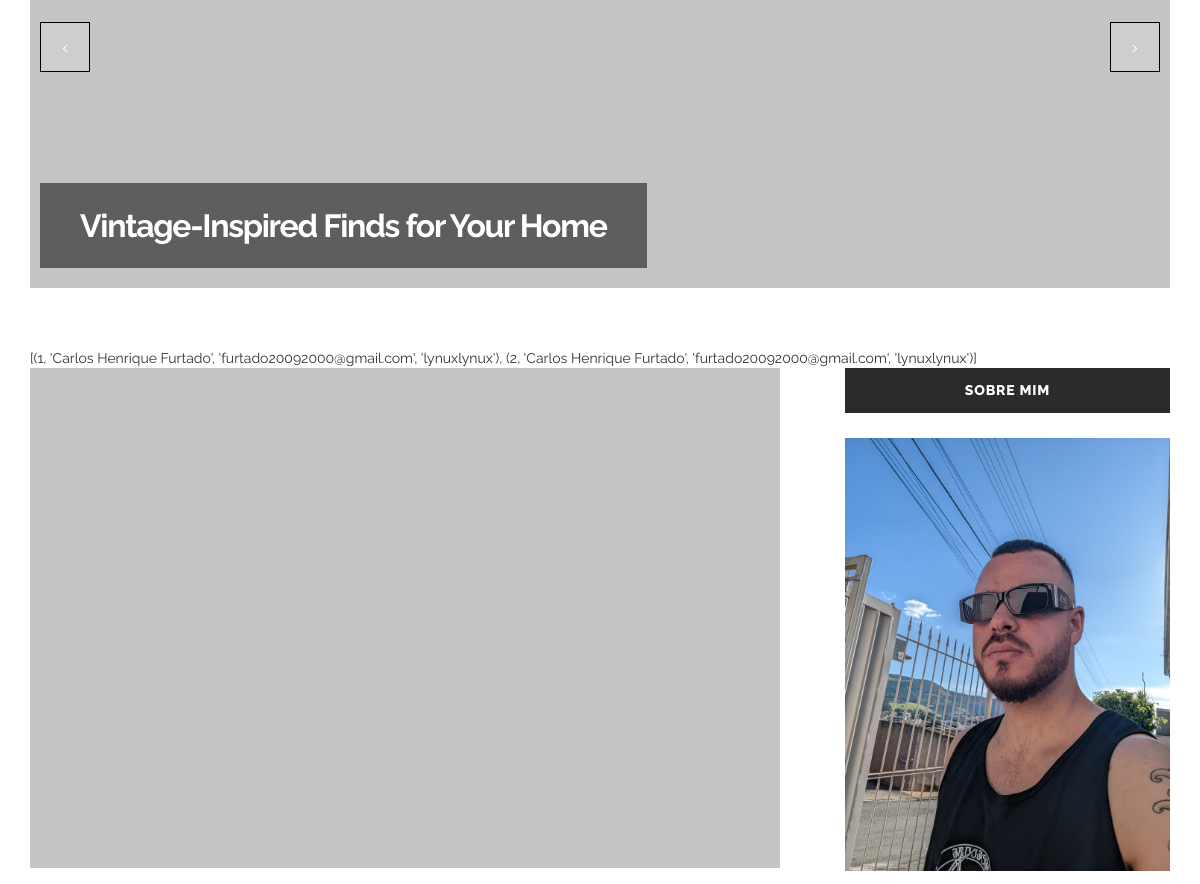
The app's page / (middle part), older data.
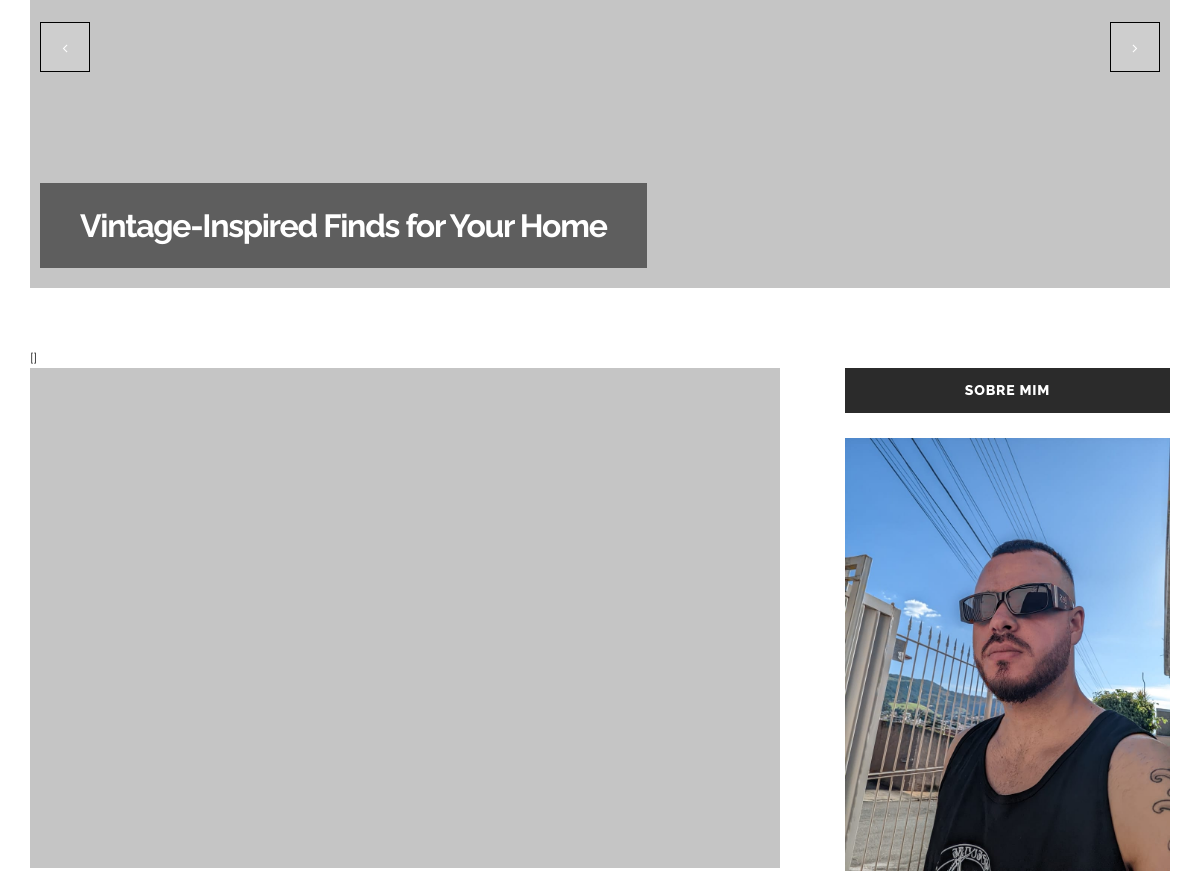
The same page, newer data.
### models.py (models this page shows)
class User(db.Model):
    __tablename__ = "user"
    id = db.Column(db.Integer, primary_key=True, unique=True)
    nome = db.Column(db.String(50))
    email = db.Column(db.String(100))
    password = db.Column(db.String(50))
    comentario = db.relationship('Comentario', back_populates="user")
    post = db.relationship('Post', back_populates ="user")
    def __repr__(self):
        return f"{self.id,self.nome,self.email, self.password}"

### routes.py (the view)
@app.route('/')
def page_home():
    teste = User.query.all()
    return render_template("index.html", teste=teste)

### templates/index.html (shortened to what this page needs)
<!DOCTYPE html>
<html lang="en">
	<head>
		<link href="/static/css/bootstrap.min.css" rel="stylesheet">
		<link rel="stylesheet" href="https://maxcdn.bootstrapcdn.com/font-awesome/4.4.0/css/font-awesome.min.css">
		<link href="/static/css/jquery.bxslider.css" rel="stylesheet">
		<link href="/static/css/style.css" rel="stylesheet">
	</head>
	<body>
		<div class="container">
		<section class="main-slider">
			<ul class="bxslider">
				<li><div class="slider-item"><img src="/static/images/1140x500-2.jpg" title="Funky roots" /><h2><a href="post.html" title="Vintage-Inspired Finds for Your Home">Vintage-Inspired Finds for Your Home</a></h2></div></li>
			</ul>
		</section>
		<div>
			{{teste}}
		</div>
		<section>
			<div class="row">
				<div class="col-md-8">
					<article class="blog-post">
						<div class="blog-post-image">
							<a href="post.html"><img src="/static/images/750x500-1.jpg" alt=""></a>
						</div>
						<div class="blog-post-body">
						</div>
					</article>
				</div>
				<div class="col-md-4 sidebar-gutter">
					<aside>
					<div class="sidebar-widget">
						<h3 class="sidebar-title">Sobre mim</h3>
						<div class="widget-container widget-about">
							<a href="post.html"><img src="/static/images/author.jpg" alt=""></a>
						</div>
					</div>
					</div>
				</div>
			</div>
	</body>
</html>

### static/css/style.css (style rules this page uses)
body { font-family: "Raleway", Sans-serif; -webkit-font-smoothing: antialiased; }
h1, h2, h3, h4, h5, h6 { letter-spacing: -0.04em; font-weight: 700; font-style: normal; font-family: "Raleway", Sans-serif; color: #4A4A4A; }
img { max-width: 100%; height: auto; }
a { color: #4A4A4A; }
a, a:hover, a:focus, a:active, a.active { outline: 0; text-decoration: none; }
section { padding-bottom: 60px; }
section:last-child { padding-bottom: 0px; }
.sidebar-gutter { padding-left: 50px; }
.bxslider { margin: 0; padding: 0; }
.main-slider img { position: relative; }
.main-slider h2 { position: absolute; bottom: 10px; left: 10px; background-color: rgba(0, 0, 0, 0.52); color: #fff; padding: 25px 40px; font-size: 32px; }
.main-slider h2 a { color: #fff; }
.blog-post { padding-bottom: 30px; margin-bottom: 60px; border-bottom: 1px solid #CECECE; }
.blog-post .blog-post-body { text-align: center; padding: 20px 0; }
.sidebar-title { background-color: #2B2B2B; color: #fff; text-align: center; text-transform: uppercase; font-weight: 800; letter-spacing: 0.8px; font-size: 14px; padding: 15px 0; margin: 0 0 25px; font-family: "Raleway", Sans-serif; }
.sidebar-widget { margin-bottom: 40px; }
.widget-about img { width: 100%; }

Row changes from the older to the newer data that the page shows:
removed User: id+nome+email "[(1, 'Carlos Henrique Furtado', 'furtado20092000@gmail.com', 'lynuxlynux'), (2, 'Carlos Henrique Furtado', 'furtado20092000@gmail.com', 'lynuxlynux')]"
Text that changed along with them:
{{ teste }}: (not shown) → "[]"
